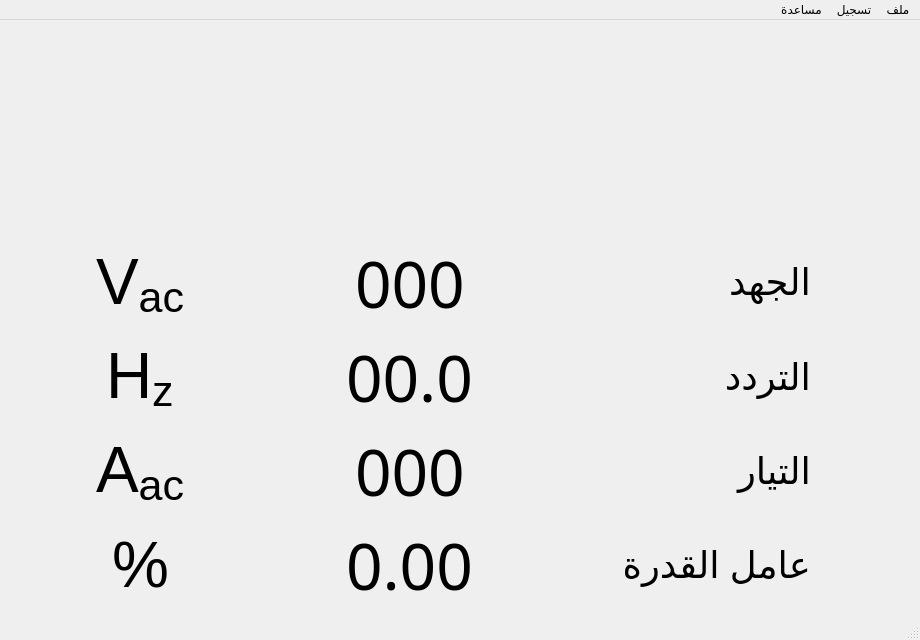
<?xml version="1.0" encoding="UTF-8"?>
<ui version="4.0">
 <class>MainWindow</class>
 <widget class="QMainWindow" name="MainWindow">
  <property name="geometry">
   <rect>
    <x>0</x>
    <y>0</y>
    <width>920</width>
    <height>640</height>
   </rect>
  </property>
  <property name="sizePolicy">
   <sizepolicy hsizetype="Preferred" vsizetype="Preferred">
    <horstretch>0</horstretch>
    <verstretch>0</verstretch>
   </sizepolicy>
  </property>
  <property name="windowTitle">
   <string>منظومة مراقبة الجهد</string>
  </property>
  <widget class="QWidget" name="centralwidget">
   <property name="sizePolicy">
    <sizepolicy hsizetype="Maximum" vsizetype="Maximum">
     <horstretch>0</horstretch>
     <verstretch>0</verstretch>
    </sizepolicy>
   </property>
   <layout class="QGridLayout" name="gridLayout_2">
    <item row="0" column="0">
     <layout class="QVBoxLayout" name="verticalLayout">
      <property name="sizeConstraint">
       <enum>QLayout::SetMinAndMaxSize</enum>
      </property>
      <item alignment="Qt::AlignHCenter|Qt::AlignVCenter">
       <widget class="QLabel" name="label">
        <property name="sizePolicy">
         <sizepolicy hsizetype="Maximum" vsizetype="Maximum">
          <horstretch>0</horstretch>
          <verstretch>0</verstretch>
         </sizepolicy>
        </property>
        <property name="layoutDirection">
         <enum>Qt::LeftToRight</enum>
        </property>
        <property name="text">
         <string/>
        </property>
        <property name="pixmap">
         <pixmap>logo.jpg</pixmap>
        </property>
        <property name="scaledContents">
         <bool>false</bool>
        </property>
        <property name="alignment">
         <set>Qt::AlignCenter</set>
        </property>
       </widget>
      </item>
      <item>
       <layout class="QGridLayout" name="gridLayout">
        <property name="rightMargin">
         <number>100</number>
        </property>
        <item row="1" column="2" alignment="Qt::AlignHCenter">
         <widget class="QLabel" name="lbl_freq_value">
          <property name="font">
           <font>
            <family>Impact</family>
            <pointsize>48</pointsize>
           </font>
          </property>
          <property name="text">
           <string>00.0</string>
          </property>
         </widget>
        </item>
        <item row="0" column="2" alignment="Qt::AlignHCenter">
         <widget class="QLabel" name="lbl_volt_value">
          <property name="font">
           <font>
            <family>Impact</family>
            <pointsize>48</pointsize>
           </font>
          </property>
          <property name="text">
           <string>000</string>
          </property>
         </widget>
        </item>
        <item row="2" column="2" alignment="Qt::AlignHCenter">
         <widget class="QLabel" name="lbl_curr_value">
          <property name="font">
           <font>
            <family>Impact</family>
            <pointsize>48</pointsize>
           </font>
          </property>
          <property name="text">
           <string>000</string>
          </property>
         </widget>
        </item>
        <item row="3" column="2" alignment="Qt::AlignHCenter">
         <widget class="QLabel" name="lbl_pf_value">
          <property name="font">
           <font>
            <family>Impact</family>
            <pointsize>48</pointsize>
           </font>
          </property>
          <property name="text">
           <string>0.00</string>
          </property>
         </widget>
        </item>
        <item row="0" column="3">
         <widget class="QLabel" name="lbl_voltage">
          <property name="font">
           <font>
            <pointsize>28</pointsize>
           </font>
          </property>
          <property name="frameShape">
           <enum>QFrame::NoFrame</enum>
          </property>
          <property name="text">
           <string>الجهد</string>
          </property>
          <property name="textFormat">
           <enum>Qt::RichText</enum>
          </property>
         </widget>
        </item>
        <item row="0" column="1" alignment="Qt::AlignHCenter">
         <widget class="QLabel" name="lbl_volt_unit">
          <property name="font">
           <font>
            <pointsize>48</pointsize>
           </font>
          </property>
          <property name="text">
           <string>&lt;html&gt;&lt;head/&gt;&lt;body&gt;&lt;p&gt;V&lt;span style=&quot; vertical-align:sub;&quot;&gt;ac&lt;/span&gt;&lt;/p&gt;&lt;/body&gt;&lt;/html&gt;</string>
          </property>
         </widget>
        </item>
        <item row="1" column="3">
         <widget class="QLabel" name="lbl_freq">
          <property name="font">
           <font>
            <pointsize>28</pointsize>
           </font>
          </property>
          <property name="text">
           <string>التردد</string>
          </property>
         </widget>
        </item>
        <item row="2" column="3">
         <widget class="QLabel" name="lbl_current">
          <property name="font">
           <font>
            <pointsize>28</pointsize>
           </font>
          </property>
          <property name="text">
           <string>التيار</string>
          </property>
         </widget>
        </item>
        <item row="3" column="3">
         <widget class="QLabel" name="lbl_pf">
          <property name="font">
           <font>
            <pointsize>28</pointsize>
           </font>
          </property>
          <property name="text">
           <string>عامل القدرة</string>
          </property>
         </widget>
        </item>
        <item row="1" column="1" alignment="Qt::AlignHCenter">
         <widget class="QLabel" name="lbl_freq_unit">
          <property name="font">
           <font>
            <pointsize>48</pointsize>
           </font>
          </property>
          <property name="text">
           <string>&lt;html&gt;&lt;head/&gt;&lt;body&gt;&lt;p&gt;H&lt;span style=&quot; vertical-align:sub;&quot;&gt;z&lt;/span&gt;&lt;/p&gt;&lt;/body&gt;&lt;/html&gt;</string>
          </property>
         </widget>
        </item>
        <item row="2" column="1" alignment="Qt::AlignHCenter">
         <widget class="QLabel" name="lbl_curr_unit">
          <property name="font">
           <font>
            <pointsize>48</pointsize>
           </font>
          </property>
          <property name="text">
           <string>&lt;html&gt;&lt;head/&gt;&lt;body&gt;&lt;p&gt;A&lt;span style=&quot; vertical-align:sub;&quot;&gt;ac&lt;/span&gt;&lt;/p&gt;&lt;/body&gt;&lt;/html&gt;</string>
          </property>
         </widget>
        </item>
        <item row="3" column="1" alignment="Qt::AlignHCenter">
         <widget class="QLabel" name="lbl_pf_unit">
          <property name="font">
           <font>
            <pointsize>48</pointsize>
           </font>
          </property>
          <property name="text">
           <string>%</string>
          </property>
         </widget>
        </item>
       </layout>
      </item>
     </layout>
    </item>
   </layout>
  </widget>
  <widget class="QMenuBar" name="menubar">
   <property name="geometry">
    <rect>
     <x>0</x>
     <y>0</y>
     <width>920</width>
     <height>26</height>
    </rect>
   </property>
   <property name="layoutDirection">
    <enum>Qt::RightToLeft</enum>
   </property>
   <widget class="QMenu" name="menuFile">
    <property name="title">
     <string>ملف</string>
    </property>
    <addaction name="separator"/>
    <addaction name="actionExit"/>
   </widget>
   <widget class="QMenu" name="menuRecording">
    <property name="title">
     <string>تسجيل</string>
    </property>
    <addaction name="actionStart"/>
    <addaction name="actionStop"/>
   </widget>
   <widget class="QMenu" name="menuHelp">
    <property name="title">
     <string>مساعدة</string>
    </property>
    <addaction name="actionAbout"/>
   </widget>
   <addaction name="menuFile"/>
   <addaction name="menuRecording"/>
   <addaction name="menuHelp"/>
  </widget>
  <widget class="QStatusBar" name="statusbar"/>
  <action name="actionStart">
   <property name="text">
    <string>ابدأ التسجيل</string>
   </property>
  </action>
  <action name="actionStop">
   <property name="text">
    <string>أوقف التسجيل</string>
   </property>
  </action>
  <action name="actionAbout">
   <property name="text">
    <string>حول</string>
   </property>
  </action>
  <action name="actionExit">
   <property name="text">
    <string>خروج</string>
   </property>
   <property name="shortcut">
    <string>Ctrl+F4</string>
   </property>
  </action>
  <action name="actionSelectPort">
   <property name="text">
    <string>اختيار المنفذ</string>
   </property>
  </action>
 </widget>
 <resources/>
 <connections>
  <connection>
   <sender>actionExit</sender>
   <signal>triggered()</signal>
   <receiver>MainWindow</receiver>
   <slot>close()</slot>
   <hints>
    <hint type="sourcelabel">
     <x>-1</x>
     <y>-1</y>
    </hint>
    <hint type="destinationlabel">
     <x>459</x>
     <y>319</y>
    </hint>
   </hints>
  </connection>
  <connection>
   <sender>actionStart</sender>
   <signal>triggered()</signal>
   <receiver>MainWindow</receiver>
   <slot>startRecording()</slot>
   <hints>
    <hint type="sourcelabel">
     <x>-1</x>
     <y>-1</y>
    </hint>
    <hint type="destinationlabel">
     <x>459</x>
     <y>319</y>
    </hint>
   </hints>
  </connection>
  <connection>
   <sender>actionStop</sender>
   <signal>triggered()</signal>
   <receiver>MainWindow</receiver>
   <slot>stopRecording()</slot>
   <hints>
    <hint type="sourcelabel">
     <x>-1</x>
     <y>-1</y>
    </hint>
    <hint type="destinationlabel">
     <x>459</x>
     <y>319</y>
    </hint>
   </hints>
  </connection>
  <connection>
   <sender>actionAbout</sender>
   <signal>triggered()</signal>
   <receiver>MainWindow</receiver>
   <slot>onAbout()</slot>
   <hints>
    <hint type="sourcelabel">
     <x>-1</x>
     <y>-1</y>
    </hint>
    <hint type="destinationlabel">
     <x>459</x>
     <y>319</y>
    </hint>
   </hints>
  </connection>
 </connections>
 <slots>
  <slot>startRecording()</slot>
  <slot>stopRecording()</slot>
  <slot>onAbout()</slot>
 </slots>
</ui>
